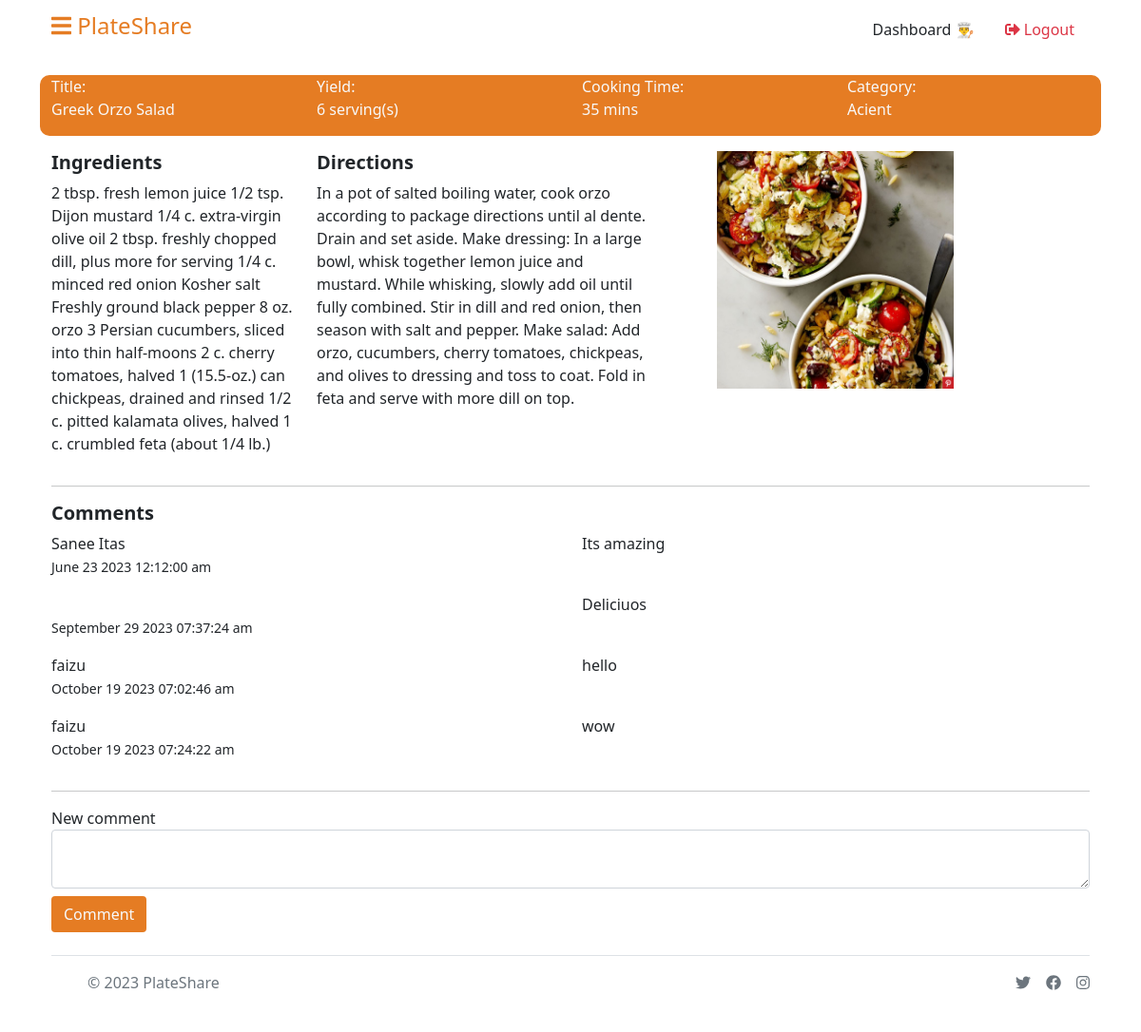
Page /read-recipe.php?recipe_id=3 (signed in) on the committed database.
### tables this page shows
CREATE TABLE `recipes` (
  `id` int(11) NOT NULL,
  `title` varchar(1000) DEFAULT NULL,
  `ingredient` text DEFAULT NULL,
  `direction` text DEFAULT NULL,
  `cook_time` varchar(1000) DEFAULT NULL,
  `yield` varchar(1000) DEFAULT NULL,
  `category_id` varchar(1000) DEFAULT NULL,
  `image` varchar(1000) DEFAULT NULL,
  `timestamp` timestamp(6) NOT NULL DEFAULT current_timestamp(6),
  `status` int(11) NOT NULL
);

CREATE TABLE `category` (
  `id` int(11) NOT NULL,
  `name` varchar(1000) DEFAULT NULL
);

CREATE TABLE `comments` (
  `id` int(11) NOT NULL,
  `user_id` int(255) DEFAULT NULL,
  `message` text DEFAULT NULL,
  `timestamp` timestamp NOT NULL DEFAULT current_timestamp(),
  `status` int(11) NOT NULL DEFAULT 0,
  `recipe_id` bigint(255) DEFAULT NULL
);

CREATE TABLE `users` (
  `id` int(11) NOT NULL,
  `name` varchar(1000) DEFAULT NULL,
  `username` varchar(1000) DEFAULT NULL,
  `password` varchar(1000) DEFAULT NULL,
  `role` varchar(1000) NOT NULL DEFAULT 'user',
  `timestamp` timestamp NOT NULL DEFAULT current_timestamp()
);

### read-recipe.php (the view, shortened to what this page needs)
<?php
require "inc/process.php";
require "inc/header.php";
if (isset($_GET["recipe_id"]) && !empty($_GET["recipe_id"])) {
    $id = $_GET["recipe_id"];
    $sql = "SELECT * FROM recipes WHERE id ='$id' ";
    $query = mysqli_query($connection, $sql);
    $result = mysqli_fetch_assoc($query);
} else {
    header("location: index.php");
}
?>
<div class="container">
    <?php require './pages/header-home.php'; ?>
    <div class="container-fluid my-3">
        <div class="row">
            <div class="col-12">
                <div class="row text-light" style="background-color:#E57C23; border-radius: 10px;">
                    <div class="col" style="font-weight:450;">Title:
                        <p>
                            <?php echo $result["title"] ?>
                        </p>
                    </div>
                    <div class="col" style="font-weight:450;">Yield:
                        <p>
                            <?php echo $result["yield"] ?>
                        </p>
                    </div>
                    <div class="col" style="font-weight:450;">Cooking Time:
                        <p>
                            <?php echo $result["cook_time"] ?>
                        </p>
                    </div>
                    <div class="col" style="font-weight:450;">Category:
                        <p>
                            <?php
                            $cid = $result["category_id"];
                            $sql2 = "SELECT * FROM category WHERE id='$cid' ";
                            $query2 = mysqli_query($connection, $sql2);
                            $result2 = mysqli_fetch_assoc($query2);
                            echo $result2["name"];
                            ?>
                        </p>
                    </div>
                </div>
                <div class="row mt-3">
                    <div class="col-3">
                        <div class="content">
                            <h5 style="font-weight:bold;">Ingredients</h5>
                            <p>
                                <?php echo $result["ingredient"] ?>
                            </p>
                        </div>
                    </div>
                    <div class="col-4">
                        <div class="content">
                            <h5 style="font-weight:bold;">Directions</h5>
                            <p>
                                <?php echo $result["direction"] ?>
                            </p>
                        </div>
                    </div>
                    <div class="col-4">
                        <div class="text-center">
                            <img style="width:250px; height:250px;" src="<?php echo $result["image"] ?>" alt="">
                        </div>
                    </div>
                </div>
                <hr>
                <div>
                    <h5 style="font-weight:bold;">Comments</h5>
                    <?php
                    $sql = "SELECT * FROM comments WHERE recipe_id='$id' ";
                    $query4 = mysqli_query($connection, $sql);
                    $result3 = mysqli_fetch_assoc($query4);
                    if ($result3) {
                        $query = mysqli_query($connection, $sql);
                        while ($result2 = mysqli_fetch_assoc($query)) {
                    ?>
                            <div class="row">
                                <div class="col-6">
                                    <?php
                                    $user_id = $result2["user_id"];
                                    $sql2 = "SELECT * FROM users WHERE id ='$user_id'";
                                    $query2 = mysqli_query($connection, $sql2);
                                    $result4 = mysqli_fetch_assoc($query2);
                                    ?>
                                    <p>
                                        <?php echo $result4["name"]; ?>
                                        <br>
                                        <small>
                                            <?php echo date("F j Y h:i:s a", strtotime($result2["timestamp"])); ?>
                                        </small>
                                    </p>
                                </div>
                                <div class="col-6">
                                    <?php echo $result2["message"]; ?>
                                </div>
                            </div>
                    <?php
                        }
                    } else {
                        echo "No comment yet!";
                    }
                    ?>
                    <hr>
                        <form action="" method="post">
                            <div class="form-group">
                                <label for="">New comment</label>
                                <textarea name="comment" id="" class="form-control" cols="10" rows="2" placeholder="Enter your comment here" required> </textarea>
                            </div>
                            <div class="mt-2">
                                <button type="submit" name="comment_new" class="btn text-light" style="background-color:#E57C23;">
                                    Comment</button>
                            </div>
                        </form>
                </div>
            </div>
        </div>
    </div>
    <?php require './pages/footer-home.php'; ?>
</div>
<?php
require "inc/footer.php";
?>

### rows in the picture
recipes: title "Greek Orzo Salad", yield "6 serving(s)", cook_time "35 mins", ingredient "2 tbsp. fresh lemon juice 1/2 tsp. Dijon mustard 1/4 c. extra-virgin olive oil 2 tbsp. freshly chopped dill, plus more for serving 1/4 c. minced red onion Kosher salt Freshly ground black pepper 8 oz. orzo 3 Persian cucumbers, sliced into thin half-moons 2 c. cherry tomatoes, halved 1 (15.5-oz.) can chickpeas, drained and rinsed 1/2 c. pitted kalamata olives, halved 1 c. crumbled feta (about 1/4 lb.)", direction "In a pot of salted boiling water, cook orzo according to package directions until al dente. Drain and set aside. Make dressing: In a large bowl, whisk together lemon juice and mustard. While whisking, slowly add oil until fully combined. Stir in dill and red onion, then season with salt and pepper. Make salad: Add orzo, cucumbers, cherry tomatoes, chickpeas, and olives to dressing and toss to coat. Fold in feta and serve with more dill on top.", image (picture)
category: name "Acient"
comments: user.name "Sanee Itas", timestamp "June 23 2023 12:12:00 am", message "Its amazing"
comments: timestamp "September 29 2023 07:37:24 am", message "Deliciuos"
comments: user.name "faizu", timestamp "October 19 2023 07:02:46 am", message "hello"
comments: user.name "faizu", timestamp "October 19 2023 07:24:22 am", message "wow"
